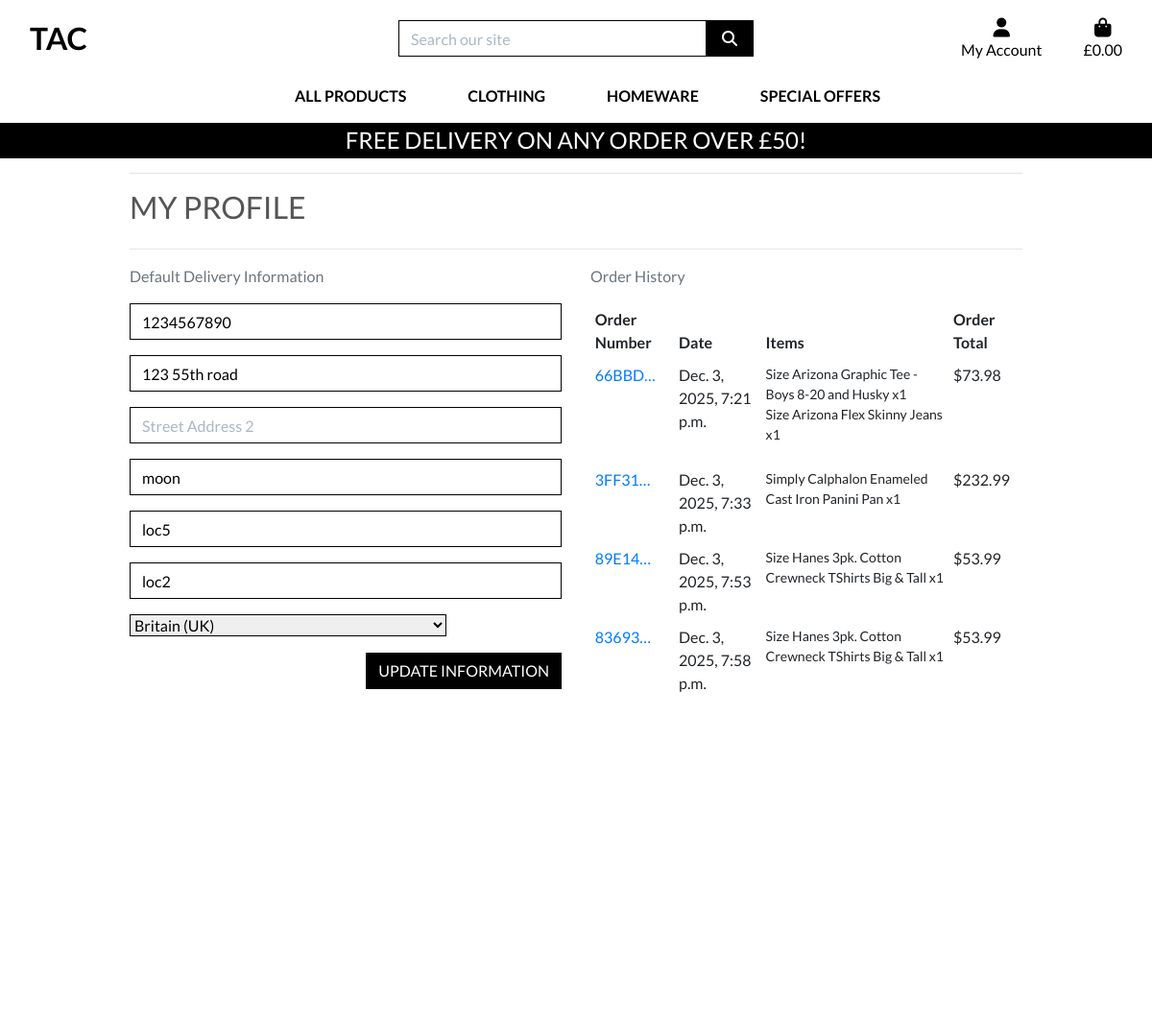
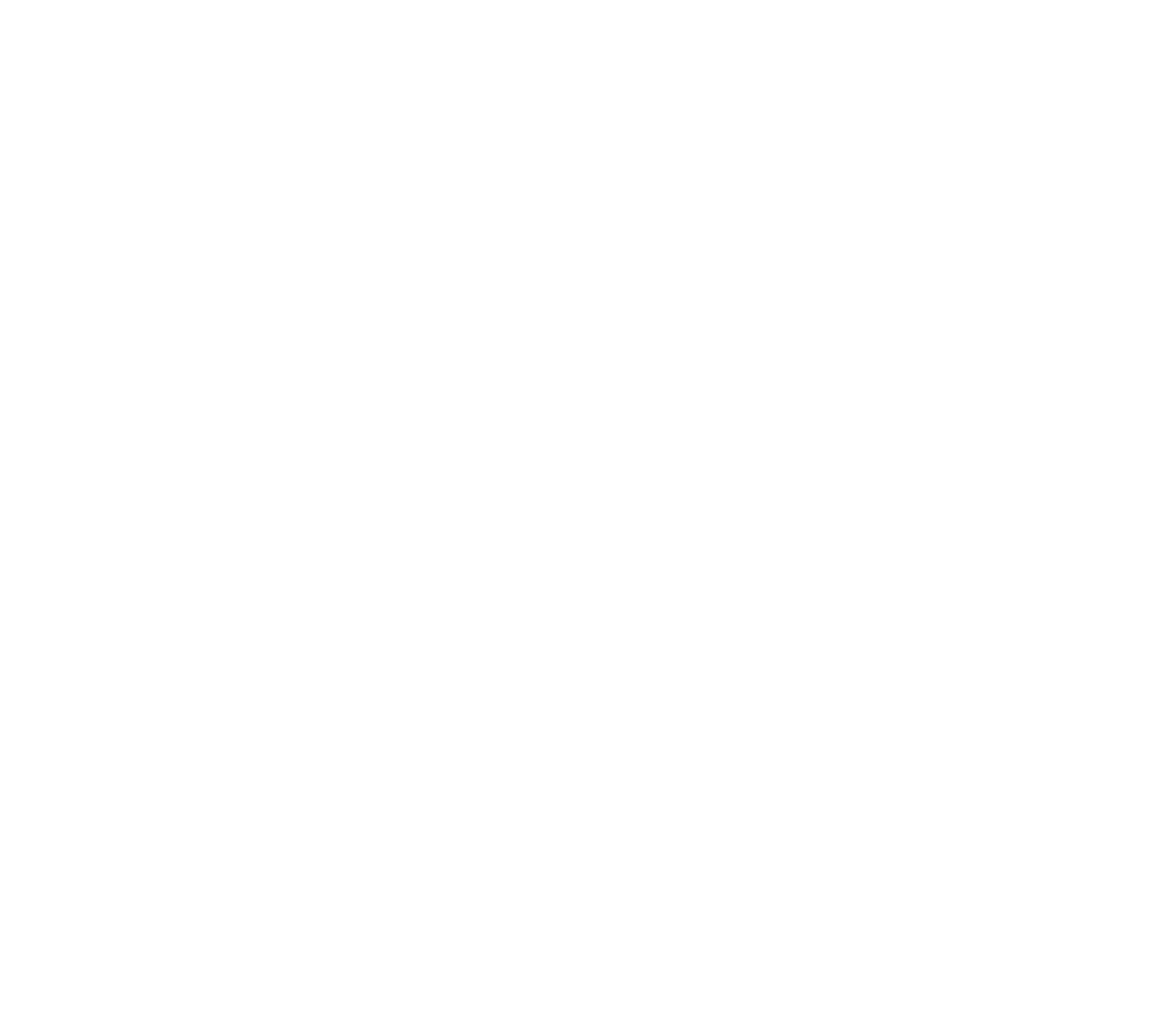
Screenshot of /profile/ (signed in) with the database file from the repository (2 pictures, top to bottom).
### profiles/models.py (models this page shows, shortened)
class UserProfile(models.Model):
    user = models.OneToOneField(User, on_delete=models.CASCADE)
    default_phone_number = models.CharField(max_length=20, null=True, blank=True)
    default_street_address1 = models.CharField(max_length=80, null=True, blank=True)
    default_street_address2 = models.CharField(max_length=80, null=True, blank=True)
    default_town_or_city = models.CharField(max_length=40, null=True, blank=True)
    default_county = models.CharField(max_length=80, null=True, blank=True)
    default_postcode = models.CharField(max_length=20, null=True, blank=True)
    default_country = CountryField(blank_label='Country', null=True, blank=True)

### checkout/models.py (models this page shows, shortened)
class Order(models.Model):
    order_number = models.CharField(max_length=32, null=False, editable=False)
    user_profile = models.ForeignKey(UserProfile, on_delete=models.SET_NULL, null=True, blank=True, related_name='orders')
    full_name = models.CharField(max_length=50, null=False, blank=False)
    email = models.EmailField(max_length=254, null=False, blank=False)
    phone_number = models.CharField(max_length=20, null=False, blank=False)
    country = CountryField(blank_label='Country *', null=False, blank=False)
    postcode = models.CharField(max_length=20, null=True, blank=True)
    town_or_city = models.CharField(max_length=40, null=False, blank=False)
    street_address1 = models.CharField(max_length=80, null=False, blank=False)
    street_address2 = models.CharField(max_length=80, null=True, blank=True)
    county = models.CharField(max_length=80, null=True, blank=True)
    date = models.DateTimeField(auto_now_add=True)
    delivery_cost = models.DecimalField(max_digits=6, decimal_places=2, null=False, default=0)
    order_total = models.DecimalField(max_digits=10, decimal_places=2, null=False, default=0)
    grand_total = models.DecimalField(max_digits=10, decimal_places=2, null=False, default=0)
    original_bag = models.TextField(null=False, blank=False, default='')
    stripe_pid = models.CharField(max_length=254, null=False, blank=False, default='')

class OrderLineItem(models.Model):
    order = models.ForeignKey(Order, null=False, blank=False, on_delete=models.CASCADE, related_name='lineitems')
    product = models.ForeignKey(Product, null=False, blank=False, on_delete=models.CASCADE)
    product_size = models.CharField(max_length=2, null=True, blank=True) # XS, S, M, L, XL
    quantity = models.IntegerField(null=False, blank=False, default=0)
    lineitem_total = models.DecimalField(max_digits=6, decimal_places=2, null=False, blank=False, editable=False)

### products/models.py (models this page shows, shortened)
class Product(models.Model):
    category = models.ForeignKey('Category', null=True, blank=True, on_delete=models.SET_NULL)
    sku = models.CharField(max_length=254, null=True, blank=True)
    name = models.CharField(max_length=254)
    description = models.TextField()
    has_sizes = models.BooleanField(default=False, null=True, blank=True)
    price = models.DecimalField(max_digits=6, decimal_places=2)
    rating = models.DecimalField(max_digits=6, decimal_places=2, null=True, blank=True)
    image_url = models.URLField(max_length=1024, null=True, blank=True)
    image = models.ImageField(null=True, blank=True)

### profiles/views.py (the view)
# urls.py: path('', views.profile, name='profile'),
@login_required
def profile(request):
    profile = get_object_or_404(UserProfile, user=request.user)
    if request.method == 'POST':
        form = UserProfileForm(request.POST, instance=profile)
        if form.is_valid():
            form.save()
            messages.success(request, 'Profile updated successfully')
        else:
            messages.error(request, 'Update failed. Please ensure the form is valid.')
    else:
        form = UserProfileForm(instance=profile)
    orders = profile.orders.all()
    template = 'profiles/profile.html'
    context = {
        'form': form,
        'orders': orders,
        'on_profile_page': True
    }
    return render(request, template, context)

### profiles/forms.py
class UserProfileForm(forms.ModelForm):
    class Meta:
        model = UserProfile
        exclude = ('user',)
    def __init__(self, *args, **kwargs):
        super().__init__(*args, **kwargs)
        placeholders = {
            'default_phone_number': 'Phone Number',
            'default_postcode': 'Postal Code',
            'default_town_or_city': 'Town or City',
            'default_street_address1': 'Street Address 1',
            'default_street_address2': 'Street Address 2',
            'default_county': 'County, State or Locality',
        }
        self.fields['default_phone_number'].widget.attrs['autofocus'] = True
        for field in self.fields:
            if field != 'default_country':
                if self.fields[field].required:
                    placeholder = f'{placeholders[field]} *'
                else:
                    placeholder = placeholders[field]
                self.fields[field].widget.attrs['placeholder'] = placeholder
            self.fields[field].widget.attrs['class'] = 'border-black rounded-0 profile-form-input'
            self.fields[field].label = False

### shopbag/contexts.py (called while the page is built, shortened)
def bag_contents(request):
    bag_items = []
    total = 0
    product_count = 0
    bag = request.session.get('bag', {})
    if total < settings.FREE_DELIVERY_THRESHOLD:
        delivery = total * Decimal(settings.STANDARD_DELIVERY_PERCENTAGE / 100)
        free_delivery_delta = settings.FREE_DELIVERY_THRESHOLD - total
    else:
        delivery = 0
        free_delivery_delta = 0
    grand_total = delivery + total
    context = {
        'bag_items': bag_items,
        'total': total,
        'product_count': product_count,
        'delivery': delivery,
        'free_delivery_delta': free_delivery_delta,
        'free_delivery_threshold': settings.FREE_DELIVERY_THRESHOLD,
        'grand_total': grand_total,
    }
    return context

### profiles/templates/profiles/profile.html (shortened to what this page needs)
{% extends "base.html" %}
{% load static %}
{% block extra_css %}
    <link rel="stylesheet" href="{% static 'profiles/css/profile.css' %}">
{% endblock %}
{% block page_header %}
    <div class="container header-container">
    </div>
{% endblock %}
{% block content %}
    <div class="overlay"></div>
    <div class="container">
        <div class="row">
            <div class="col">
                <hr>
                <h2 class="logo-font mb-4">My Profile</h2>
                <hr>
            </div>
        </div>
        <div class="row">
            <div class="col-12 col-lg-6">
                <p class="text-muted">Default Delivery Information</p>
                <form class="mt-3" action="{% url 'profile' %}" method="POST" id="profile-update-form">
                    {{ form|crispy }}
                    <button class="btn btn-black rounded-0 text-uppercase float-right">Update Information</button>
                </form>
            </div>
            <div class="col-12 col-lg-6">
                <p class="text-muted">Order History</p>
                <div class="order-history table-responsive">
                    {% if orders %}
                        <table class="table table-sm table-borderless">
                            <thead>
                                <tr>
                                    <th>Order Number</th>
                                    <th>Date</th>
                                    <th>Items</th>
                                    <th>Order Total</th>
                                </tr>
                            </thead>
                            <tbody>
                                {% for order in orders %}
                                    <tr>
                                        <td>
                                            <a href="{% url 'order_history' order.order_number %}"
                                            title="{{ order.order_number }}">
                                                {{ order.order_number|truncatechars:6 }}
                                            </a>
                                        </td>
                                        <td>{{ order.date }}</td>
                                        <td>
                                            <ul class="list-unstyled">
                                                {% for item in order.lineitems.all %}
                                                    <li class="small">
                                                        {% if item.product.has_sizes %}
                                                            Size {{ item.product.size|upper }}
                                                        {% endif %}
                                                        {{ item.product.name }} x{{ item.quantity }}
                                                    </li>
                                                {% endfor %}
                                            </ul>
                                        </td>
                                        <td>${{ order.grand_total }}</td>
                                    </tr>
                                {% endfor %}
                            </tbody>
                        </table>
                    {% else %}
                        <p class="text-muted mt-3">No current orders.</p>
                    {% endif %}
                </div>
            </div>
        </div>
{% endblock %}

### static/css/base.css (style rules this page uses)
html { height: 100%; }
body { height: calc(100vh - 164px); color: #555; font-family: 'Lato'; background: url('/media/8.jpg') no-repeat center center fixed; background-size: 100%; height: calc(100vh - 164px); }
.logo-font { text-transform: uppercase; }
.btn-black { background: black; color: white; }
.border-black { border: 1px solid black !important; }
.overlay { height: 100%; width: 100%; top: 0; left: 0; position: fixed; background: white; z-index: -1; }
@media (min-width: 1200px) { .container { max-width: 80%; } }
@media (min-width: 992px) { .header-container { padding-top: 164px; } }

### profiles/static/profiles/css/profile.css (style rules this page uses)
.order-history { max-height: 416px; overflow-y: auto; }
#profile-update-form .form-control { color: #000; }
#profile-update-form input::placeholder { color: #aab7c4; }
#id_default_country, #id_default_country option:not(:first-child) { color: #000; }

### rows the page displays
UserProfile: default_phone_number "1234567890", default_street_address1 "123 55th road", default_town_or_city "moon", default_county "loc5", default_postcode "loc2", default_country "Britain (UK)"
Order: order_number "66BBD…", date "Dec. 3, 2025, 7:21 p.m.", grand_total "73.98"
OrderLineItem: product.name "Arizona Graphic Tee - Boys 8-20 and Husky", quantity "1"
OrderLineItem: product.name "Arizona Flex Skinny Jeans", quantity "1"
Order: order_number "3FF31…", date "Dec. 3, 2025, 7:33 p.m.", grand_total "232.99"
OrderLineItem: product.name "Simply Calphalon Enameled Cast Iron Panini Pan", quantity "1"
Order: order_number "89E14…", date "Dec. 3, 2025, 7:53 p.m.", grand_total "53.99"
OrderLineItem: product.name "Hanes 3pk. Cotton Crewneck TShirts Big & Tall", quantity "1"
Order: order_number "83693…", date "Dec. 3, 2025, 7:58 p.m.", grand_total "53.99"
OrderLineItem: product.name "Hanes 3pk. Cotton Crewneck TShirts Big & Tall", quantity "1"

### other values shown
{{ free_delivery_threshold }} "50"
